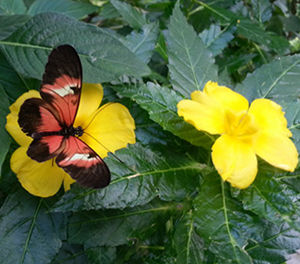
//> input picture pro9/color_space.jpg, 300 x 264 px
$ ./main   (built with g++ and OpenCV 4)
//> lines starting //> are read from the running program, lines starting //| are printed output that depends on the picture
#include <opencv2/opencv.hpp>
#include "opencv2/video/tracking.hpp"
using namespace cv;
using namespace std;

void calc_Histo(const Mat &image, Mat &hist, int bins, int range_max = 256)
{
    int histSize[] = {bins};               // ������׷� ��� ����
    float range[] = {0, (float)range_max}; // ������׷� ����
    int channels[] = {0};                  // ä�� ���
    int dims = image.channels();
    ;
    const float *ranges[] = {range};

    calcHist(&image, 1, channels, Mat(), hist, dims, histSize, ranges);
}

// hue ä�ο� ���� ���� �ȷ�Ʈ ��� ����
Mat make_palatte(int rows)
{
    Mat hsv(rows, 1, CV_8UC3);
    for (int i = 0; i < rows; i++)
    {
        uchar hue = saturate_cast<uchar>((float)i / rows * 180);
        hsv.at<Vec3b>(i) = Vec3b(hue, 255, 255);
    }
    cvtColor(hsv, hsv, COLOR_HSV2BGR);
    return hsv;
}

void draw_hist_hue(Mat hist, Mat &hist_img, Size size = Size(256, 200))
{
    Mat hsv_palatte = make_palatte(hist.rows);

    hist_img = Mat(size, CV_8UC3, Scalar(255, 255, 255));
    float bin = (float)hist_img.cols / hist.rows;
    normalize(hist, hist, 0, hist_img.rows, NORM_MINMAX);

    for (int i = 0; i < hist.rows; i++)
    {
        float start_x = (i * bin);
        float end_x = (i + 1) * bin;
        Point2f pt1(start_x, 0);
        Point2f pt2(end_x, hist.at<float>(i));

        Scalar color = hsv_palatte.at<Vec3b>(i);
        rectangle(hist_img, pt1, pt2, color, -1);
    }
    flip(hist_img, hist_img, 0);
}

int main()
{
    Mat image = imread("/Users/Han/programming/opencv/pro9/color_space.jpg", 1);
//> image is the input picture: 264 rows x 300 cols, CV_8UC3; mean B, G, R 61.1, 106, 89.1
    CV_Assert(!image.empty());

    // imshow("연습문제 17", image);

    Rect2d roi_img = selectROI(image); // Select ROI
//> the box from (75, 66) to (225, 198) is selected with the mouse
//> roi_img = Rect(75, 66, 150, 132)
    Mat imCrop = image(roi_img);       // Crop image
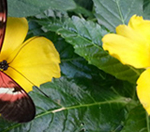
//> imCrop: 132 rows x 150 cols, CV_8UC3; mean B, G, R 56.9, 123.4, 111.3
    imshow("선택영역", imCrop);

    Mat HSV_img, HSV_arr[3];
    cvtColor(imCrop, HSV_img, COLOR_BGR2HSV);
//> HSV_img: 132 rows x 150 cols, CV_8UC3; mean H, S, V 49, 149.7, 131.9
    split(HSV_img, HSV_arr);
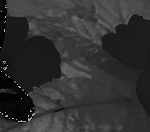
//> HSV_arr[0]: 132 rows x 150 cols, CV_8UC1; min 0, max 179, mean 49
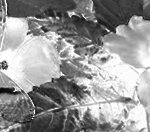
//> HSV_arr[1]: 132 rows x 150 cols, CV_8UC1; min 0, max 255, mean 149.7
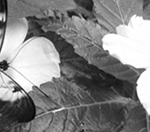
//> HSV_arr[2]: 132 rows x 150 cols, CV_8UC1; min 0, max 255, mean 131.9

    Mat hist_hue, hist_hue_img;
    calc_Histo(HSV_arr[0], hist_hue, 18, 180);
//> in calc_Histo, `calcHist(&image, 1, channels, Mat(), hist, dims, histSize, ranges);`: hist = 18 values, max 4846 at index 2, min 1 at index 11, mean 1100
//> hist_hue has the same summary as hist in calc_Histo
    draw_hist_hue(hist_hue, hist_hue_img, Size(360, 200));
//> in draw_hist_hue, `hist_img = Mat(size, CV_8UC3, Scalar(255, 255, 255));`: hist_img: 200 rows x 360 cols, CV_8UC3; every value is 255
//> in draw_hist_hue, `normalize(hist, hist, 0, hist_img.rows, NORM_MINMAX);`: hist = 18 values, max 200 at index 2, min 0 at index 11, mean 45.37
//> the loop in draw_hist_hue, `for (int i = 0; i < hist.rows; i++)` made 18 passes
//> pt2 on passes 1 to 12: Point(20, 41.24), Point(40, 17.01), Point(60, 200), Point(80, 46.98), Point(100, 88.3), Point(120, 151.7), Point(140, 95.48), Point(160, 97.71), Point(180, 54.9), Point(200, 18), Point(220, 1.86), Point(240, 0)
//> after the loop in draw_hist_hue, `for (int i = 0; i < hist.rows; i++)`:
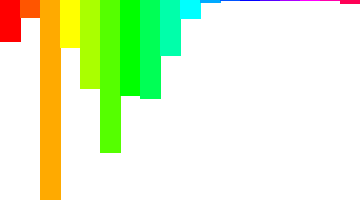
//> hist_img: 200 rows x 360 cols, CV_8UC3; mean B, G, R 202.1, 245.4, 225.6
//> in draw_hist_hue, `flip(hist_img, hist_img, 0);`:
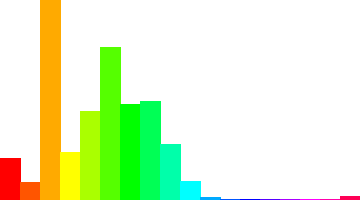
//> hist_img: 200 rows x 360 cols, CV_8UC3; mean B, G, R 202.1, 245.4, 225.6
//> hist_hue has the same summary as hist in draw_hist_hue

    imshow("Histogram", hist_hue_img);
    waitKey();
    return 0;
}

$ run again, with pro9/requirement.jpg copied over pro9/color_space.jpg
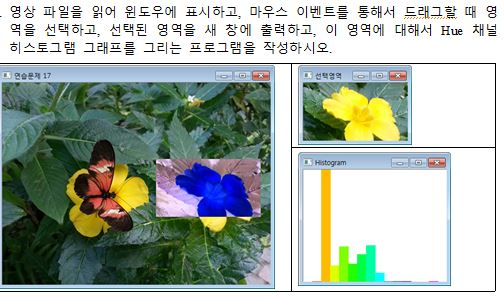
//> input picture pro9/requirement.jpg, 504 x 300 px
//> image is the input picture: 300 rows x 504 cols, CV_8UC3; mean B, G, R 166.4, 176.1, 165.4
//> roi_img = Rect(126, 75, 252, 150)
//> HSV_img: 150 rows x 252 cols, CV_8UC3; mean H, S, V 73.1, 93.8, 168.8
//> `split(HSV_img, HSV_arr);`:
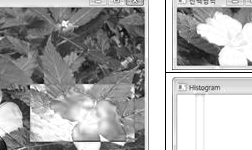
//> HSV_arr[2]: 150 rows x 252 cols, CV_8UC1; min 0, max 255, mean 168.8
//> in calc_Histo, `calcHist(&image, 1, channels, Mat(), hist, dims, histSize, ranges);`: hist = 18 values, max 3857 at index 10, min 251 at index 1, mean 2100
//> `calc_Histo(HSV_arr[0], hist_hue, 18, 180);`: hist_hue has the same summary as hist in calc_Histo
//> in draw_hist_hue, `normalize(hist, hist, 0, hist_img.rows, NORM_MINMAX);`: hist = 18 values, max 200 at index 10, min 0 at index 1, mean 102.6
//> the loop in draw_hist_hue, `for (int i = 0; i < hist.rows; i++)` made 18 passes
//> pt2 on passes 1 to 8: Point(20, 196.8), Point(40, 0), Point(60, 165.7), Point(80, 108.6), Point(100, 66.28), Point(120, 158), Point(140, 176.8), Point(160, 188)
//> in draw_hist_hue, `flip(hist_img, hist_img, 0);`:
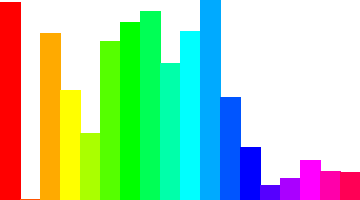
//> hist_img: 200 rows x 360 cols, CV_8UC3; mean B, G, R 177.3, 213, 171
//> `draw_hist_hue(hist_hue, hist_hue_img, Size(360, 200));`: hist_hue has the same summary as hist in draw_hist_hue
